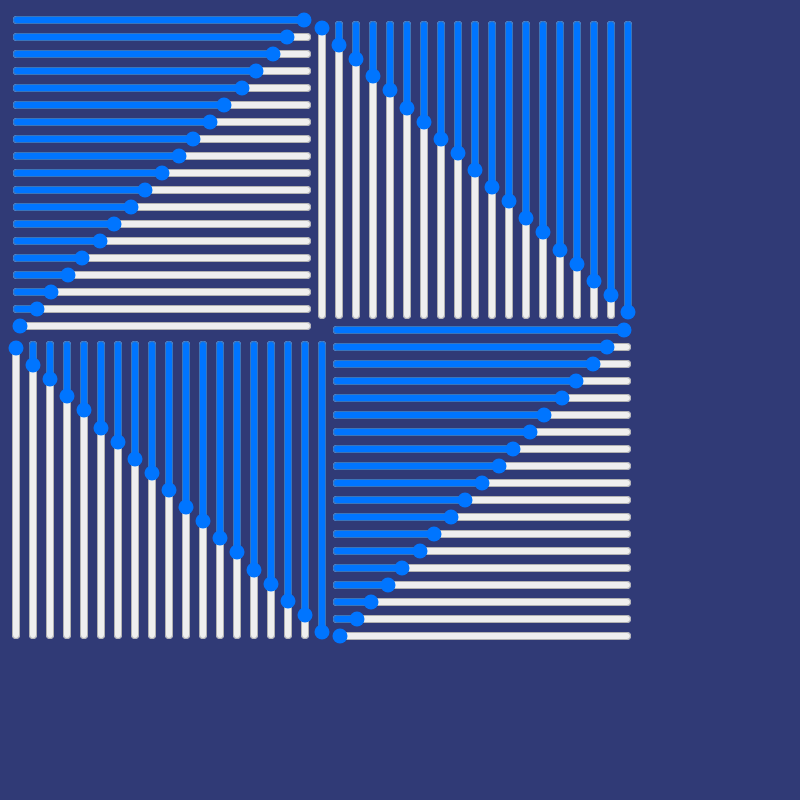
Frame 1 (no input)
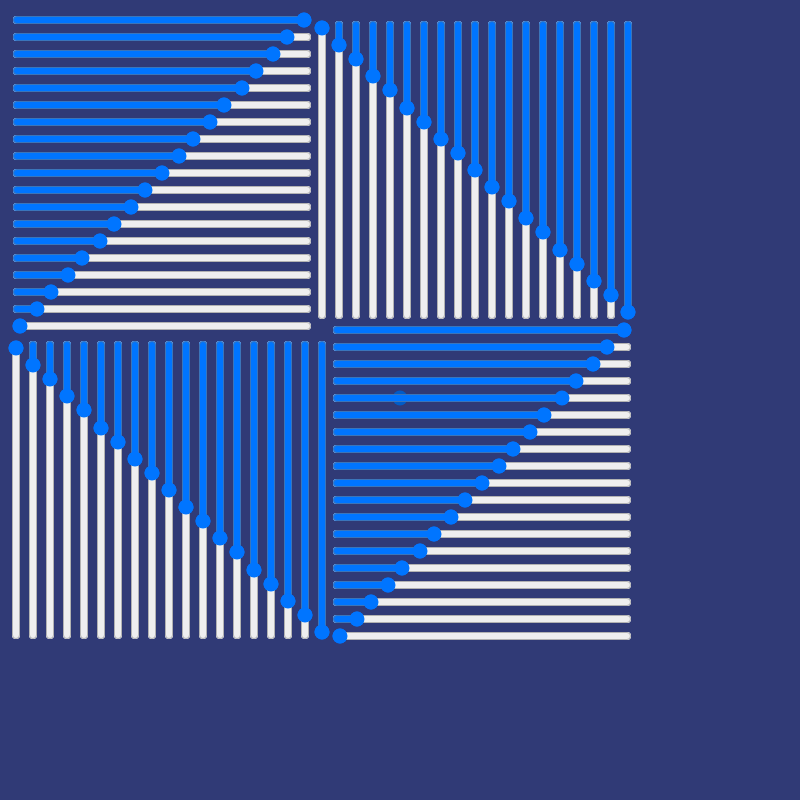
Frame 2 (the mouse pressed at the canvas centre, redrawn once)

The p5.js sketch that drew these frames (run headless with seeded random() and noise() and a simulated clock; the mouse was pressed at the canvas centre and the sketch redrawn once):

// p5.js sketch
// ── sketch.js
let w = 600;
let h = 600;
let sliderCount;
let sliderWidth;
let sliderHeight = 17;
let padding = 10;

let sliderMin = 0;
let sliderMax = 100;

function setup() {
  createCanvas(800, 800);
  sliderWidth = w / 2;
  sliderCount = ceil(sliderWidth / sliderHeight);

  noLoop();
}

function draw() {
  background(48, 58, 118);

  // topleft - horizontal
  for (let i = 0; i <= sliderCount; i += 1) {
    const sval = map(i, sliderCount, 0, sliderMin, sliderMax);
    createSlider(sliderMin, sliderMax, sval)
    .position(padding, i * sliderHeight + padding)
    .style('width', sliderWidth + 'px');
  }

  // bottomright - horizontal
  for (let i = 0; i <= sliderCount; i += 1) {
    const sval = map(i, sliderCount, 0, sliderMin, sliderMax);
    createSlider(sliderMin, sliderMax, sval)
    .position(sliderWidth + padding * 3, sliderWidth + padding * 2 + i * sliderHeight)
    .style('width', sliderWidth + 'px');
  }

  // topright - vertical
  for (let i = 0; i <= sliderCount; i += 1) {
    const sval = map(i, 0, sliderCount, sliderMin, sliderMax);
    createSlider(sliderMin, sliderMax, sval)
    .position(sliderWidth / 2 + padding * 2 + i * sliderHeight, sliderWidth / 2 + padding)
    .style('width', sliderWidth + 'px').style('transform', 'rotate(' + 90 + 'deg)');
  }

  // bottomleft - vertical
  for (let i = 0; i <= sliderCount; i += 1) {
    const sval = map(i, sliderCount, 0, sliderMin, sliderMax);
    createSlider(sliderMin, sliderMax, sval)
    .position(sliderWidth / 2 - i * sliderHeight + padding * 2, sliderWidth + sliderWidth / 2 + padding * 3)
    .style('width', sliderWidth + 'px').style('transform', 'rotate(' + 90 + 'deg)');
  }
}
